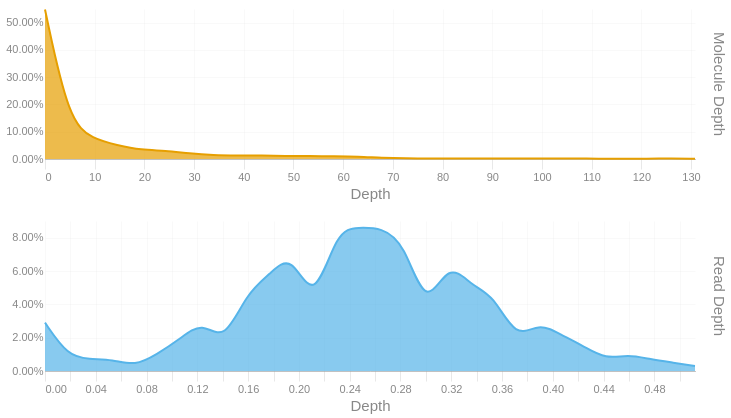

This figure's notebook cell:
### Code cell
readdep = depth_hist(tb['Read Depth'], q99, 3)
readdep = readdep.with_columns(pl.lit('Read Depth').alias('Metric'))
if not SKIPLR:
    moldep = depth_hist(tb['Molecule Depth'], mol_q99, 1)
    moldep = moldep.with_columns(pl.lit('Molecule Depth').alias('Metric'))
    _hist = pl.concat([readdep, moldep])
    _hist = _hist.filter(pl.col('Proportion') != 0)
    with SafeRender(_hist):
        (
            alt.Chart(_hist)        
            .mark_area(interpolate = "basis")
            .encode(
                x=alt.X('Bin:Q').scale(domainMin=0).axis(alt.Axis(title='Depth')),
                y = alt.Y('Proportion:Q', title = None).axis(format = '.2%'),
                color = alt.Color('Metric:N').legend(None),
                row = alt.Row("Metric:N").header(title = None, labelOrient = 'right'),
                tooltip = [
                    alt.Tooltip("Metric:N", title = "Metric"),
                    alt.Tooltip('Interval:N', title = "Depth Interval"),
                    alt.Tooltip('Proportion:Q', title = "% Alignments").format('.2%')
                ]
            )
            .resolve_scale(x='independent', y='independent')
            .properties(
                height = 150, width = 650,
                usermeta={'embedOptions': {'downloadFileName': f'{samplename}.depth.hist'}}
            )
        ).display()
else:
    readdep = readdep.filter(pl.col('Proportion') != 0)
    with SafeRender(readdep):
        (
            alt.Chart(readdep)        
            .mark_area(interpolate = "basis")
            .encode(
                x=alt.X('Bin:Q').scale(domainMin=0).axis(alt.Axis(title='Depth')),
                y = alt.Y('Proportion:Q', title = None).axis(format = '.2%'),
                tooltip = [
                    alt.Tooltip('Interval:N', title = "Depth Interval"),
                    alt.Tooltip('Proportion:Q', title = "% Alignments").format('.2%')
                ]
            )
            .properties(
                usermeta={'embedOptions': {'downloadFileName': f'{samplename}.depth.hist'}}
            )
        ).display()

### Figure 1 — Vega-Lite specification as saved in the notebook (floating-point values rounded to 4 significant figures)
{"width": 650, "height": 150, "config": {"title": {"anchor": "start", "dy": -15, "fontSize": 18, "color": "#888888", "subtitleColor": "#888888", "subtitleFontSize": 14}, "arc": {"fill": "#0072B2"}, "axis": {"domainColor": "#888888", "domainWidth": 0.5, "gridWidth": 0.2, "grid": false, "titleFontWeight": 400, "titleFontSize": 15, "labelFontSize": 11, "labelColor": "#888888", "tickColor": "#888888", "tickWidth": 0.2, "titleColor": "#888888"}, "axisBand": {"grid": false}, "axisX": {"grid": true, "tickSize": 10, "domainCap": "round"}, "axisY": {"domain": false, "grid": true, "tickSize": 0, "domainCap": "round"}, "background": "transparent", "header": {"labelFontSize": 15, "labelColor": "#888888", "titleFontSize": 15, "titleFontWeight": 600, "titleColor": "#888888"}, "legend": {"labelFont": "sans-serif", "labelFontSize": 12, "labelColor": "#888888", "symbolSize": 100, "symbolType": "circle", "titleFontSize": 12, "titlePadding": 10, "titleColor": "#888888", "title": null}, "range": {"category": ["#E69F00", "#56B4E9", "#009E73", "#F0E442", "#0072B2", "#D55E00", "#CC79A7", "#000000"], "diverging": ["#cfe8f3", "#a2d4ec", "#73bfe2", "#46abdb", "#1696d2", "#12719e"]}, "area": {"fill": "#0072B2", "fillOpacity": 0.7, "line": true, "strokeOpacity": 0.7}, "line": {"color": "#0072B2", "stroke": "#0072B2", "strokeWidth": 2}, "trail": {"color": "#0072B2", "stroke": "#0072B2", "strokeWidth": 0, "size": 1}, "point": {"filled": true, "fillOpacity": 1.0, "size": 95}, "text": {"color": "#888888", "fontSize": 11, "align": "right", "fontWeight": 400, "size": 11}, "bar": {"fill": "#0072B2", "stroke": null}, "view": {"stroke": null, "continuousWidth": 660, "continuousHeight": 400}}, "data": {"name": "data-c60807b2884bf03b9de67cf40e59b24b"}, "mark": {"type": "area", "interpolate": "basis"}, "encoding": {"color": {"field": "Metric", "legend": null, "type": "nominal"}, "row": {"field": "Metric", "header": {"title": null, "labelOrient": "right"}, "type": "nominal"}, "tooltip": [{"field": "Metric", "title": "Metric", "type": "nominal"}, {"field": "Interval", "title": "Depth Interval", "type": "nominal"}, {"field": "Proportion", "format": ".2%", "title": "% Alignments", "type": "quantitative"}], "x": {"axis": {"title": "Depth"}, "field": "Bin", "scale": {"domainMin": 0}, "type": "quantitative"}, "y": {"axis": {"format": ".2%"}, "field": "Proportion", "title": null, "type": "quantitative"}}, "resolve": {"scale": {"x": "independent", "y": "independent"}}, "usermeta": {"embedOptions": {"downloadFileName": "S1_Musquodoboit_018.depth.hist"}}, "$schema": "https://vega.github.io/schema/vega-lite/v6.1.0.json", "datasets": {"data-c60807b2884bf03b9de67cf40e59b24b": [{"Bin": 0.0, "Interval": "0.0-0.018", "Proportion": 0.029, "Metric": "Read Depth"}, {"Bin": 0.018, "Interval": "0.018-0.035", "Proportion": 0.009, "Metric": "Read Depth"}, {"Bin": 0.035, "Interval": "0.035-0.053", "Proportion": 0.007, "Metric": "Read Depth"}, {"Bin": 0.053, "Interval": "0.053-0.071", "Proportion": 0.007, "Metric": "Read Depth"}, {"Bin": 0.071, "Interval": "0.071-0.088", "Proportion": 0.003, "Metric": "Read Depth"}, {"Bin": 0.088, "Interval": "0.088-0.106", "Proportion": 0.01, "Metric": "Read Depth"}, {"Bin": 0.106, "Interval": "0.106-0.124", "Proportion": 0.019, "Metric": "Read Depth"}, {"Bin": 0.124, "Interval": "0.124-0.141", "Proportion": 0.03, "Metric": "Read Depth"}, {"Bin": 0.141, "Interval": "0.141-0.159", "Proportion": 0.017, "Metric": "Read Depth"}, {"Bin": 0.159, "Interval": "0.159-0.177", "Proportion": 0.047, "Metric": "Read Depth"}, {"Bin": 0.177, "Interval": "0.177-0.194", "Proportion": 0.058, "Metric": "Read Depth"}, {"Bin": 0.194, "Interval": "0.194-0.212", "Proportion": 0.071, "Metric": "Read Depth"}, {"Bin": 0.212, "Interval": "0.212-0.23", "Proportion": 0.039, "Metric": "Read Depth"}, {"Bin": 0.23, "Interval": "0.23-0.247", "Proportion": 0.085, "Metric": "Read Depth"}, {"Bin": 0.247, "Interval": "0.247-0.265", "Proportion": 0.086, "Metric": "Read Depth"}, {"Bin": 0.265, "Interval": "0.265-0.283", "Proportion": 0.086, "Metric": "Read Depth"}, {"Bin": 0.283, "Interval": "0.283-0.3", "Proportion": 0.077, "Metric": "Read Depth"}, {"Bin": 0.3, "Interval": "0.3-0.318", "Proportion": 0.036, "Metric": "Read Depth"}, {"Bin": 0.318, "Interval": "0.318-0.336", "Proportion": 0.066, "Metric": "Read Depth"}, {"Bin": 0.336, "Interval": "0.336-0.353", "Proportion": 0.051, "Metric": "Read Depth"}, {"Bin": 0.353, "Interval": "0.353-0.371", "Proportion": 0.046, "Metric": "Read Depth"}, {"Bin": 0.371, "Interval": "0.371-0.389", "Proportion": 0.019, "Metric": "Read Depth"}, {"Bin": 0.389, "Interval": "0.389-0.406", "Proportion": 0.029, "Metric": "Read Depth"}, {"Bin": 0.406, "Interval": "0.406-0.424", "Proportion": 0.022, "Metric": "Read Depth"}, {"Bin": 0.424, "Interval": "0.424-0.442", "Proportion": 0.015, "Metric": "Read Depth"}, {"Bin": 0.442, "Interval": "0.442-0.459", "Proportion": 0.007, "Metric": "Read Depth"}, {"Bin": 0.459, "Interval": "0.459-0.477", "Proportion": 0.01, "Metric": "Read Depth"}, {"Bin": 0.477, "Interval": "0.477-0.495", "Proportion": 0.007, "Metric": "Read Depth"}, {"Bin": 0.495, "Interval": "0.495-0.512", "Proportion": 0.005, "Metric": "Read Depth"}, {"Bin": 0.512, "Interval": "0.512-0.53", "Proportion": 0.003, "Metric": "Read Depth"}, {"Bin": 0.0, "Interval": "0.0-4.8", "Proportion": 0.548, "Metric": "Molecule Depth"}, {"Bin": 4.8, "Interval": "4.8-9.7", "Proportion": 0.137, "Metric": "Molecule Depth"}, {"Bin": 9.7, "Interval": "9.7-14.5", "Proportion": 0.073, "Metric": "Molecule Depth"}, {"Bin": 14.5, "Interval": "14.5-19.4", "Proportion": 0.051, "Metric": "Molecule Depth"}, {"Bin": 19.4, "Interval": "19.4-24.2", "Proportion": 0.033, "Metric": "Molecule Depth"}, {"Bin": 24.2, "Interval": "24.2-29.1", "Proportion": 0.031, "Metric": "Molecule Depth"}, {"Bin": 29.1, "Interval": "29.1-33.9", "Proportion": 0.02, "Metric": "Molecule Depth"}, {"Bin": 33.9, "Interval": "33.9-38.7", "Proportion": 0.014, "Metric": "Molecule Depth"}, {"Bin": 38.7, "Interval": "38.7-43.6", "Proportion": 0.013, "Metric": "Molecule Depth"}, {"Bin": 43.6, "Interval": "43.6-48.4", "Proportion": 0.013, "Metric": "Molecule Depth"}, {"Bin": 48.4, "Interval": "48.4-53.3", "Proportion": 0.011, "Metric": "Molecule Depth"}, {"Bin": 53.3, "Interval": "53.3-58.1", "Proportion": 0.011, "Metric": "Molecule Depth"}, {"Bin": 58.1, "Interval": "58.1-63.0", "Proportion": 0.01, "Metric": "Molecule Depth"}, {"Bin": 63.0, "Interval": "63.0-67.8", "Proportion": 0.009, "Metric": "Molecule Depth"}, {"Bin": 67.8, "Interval": "67.8-72.6", "Proportion": 0.004, "Metric": "Molecule Depth"}, {"Bin": 72.6, "Interval": "72.6-77.5", "Proportion": 0.002, "Metric": "Molecule Depth"}, {"Bin": 77.5, "Interval": "77.5-82.3", "Proportion": 0.002, "Metric": "Molecule Depth"}, {"Bin": 82.3, "Interval": "82.3-87.2", "Proportion": 0.002, "Metric": "Molecule Depth"}, {"Bin": 87.2, "Interval": "87.2-92.0", "Proportion": 0.002, "Metric": "Molecule Depth"}, {"Bin": 92.0, "Interval": "92.0-96.9", "Proportion": 0.002, "Metric": "Molecule Depth"}, {"Bin": 96.9, "Interval": "96.9-101.7", "Proportion": 0.002, "Metric": "Molecule Depth"}, {"Bin": 101.7, "Interval": "101.7-106.5", "Proportion": 0.002, "Metric": "Molecule Depth"}, {"Bin": 106.5, "Interval": "106.5-111.4", "Proportion": 0.002, "Metric": "Molecule Depth"}, {"Bin": 111.4, "Interval": "111.4-116.2", "Proportion": 0.001, "Metric": "Molecule Depth"}, {"Bin": 116.2, "Interval": "116.2-121.1", "Proportion": 0.001, "Metric": "Molecule Depth"}, {"Bin": 121.1, "Interval": "121.1-125.9", "Proportion": 0.001, "Metric": "Molecule Depth"}, {"Bin": 125.9, "Interval": "125.9-130.8", "Proportion": 0.002, "Metric": "Molecule Depth"}, {"Bin": 130.8, "Interval": "130.8-135.6", "Proportion": 0.001, "Metric": "Molecule Depth"}]}}
